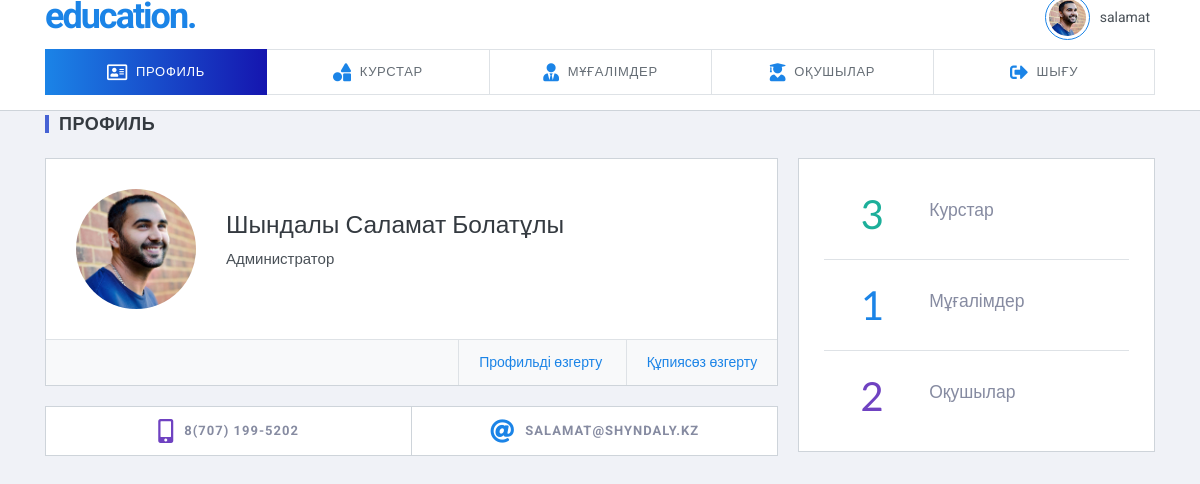
Page /?profile (signed in) on the committed database.
### tables this page shows
CREATE TABLE `db_users` (
  `user_id` int(11) NOT NULL,
  `login` varchar(255) NOT NULL,
  `password` varchar(255) NOT NULL,
  `user_ava` varchar(250) NOT NULL,
  `user_sname` varchar(255) NOT NULL,
  `user_name` varchar(255) NOT NULL,
  `user_mname` varchar(255) NOT NULL,
  `user_phone` varchar(250) NOT NULL,
  `user_email` varchar(250) NOT NULL,
  `user_type` int(1) NOT NULL
);

CREATE TABLE `db_users_type` (
  `user_type` int(11) NOT NULL,
  `type_name` varchar(255) NOT NULL
);

### pages/admin/profile.php (the view, shortened to what this page needs)
<div class="slim-mainpanel" style="margin-top: -21px;">
  <div class="container">
    <div class="slim-pageheader">
      <h6 class="slim-pagetitle"> Профиль </h6>
    </div>
    <div class="row row-sm">
      <div class="col-lg-8">
        <div class="card card-profile">
          <div class="card-body">
            <div class="media">
              <img src="img/users/<?=$user_info['user_ava']?>">
              <div class="media-body">
                <br>
                <h3 class="card-profile-name"> <?=$user_info['user_sname']." ".$user_info['user_name']." ".$user_info['user_mname']?> </h3>
                <p class="card-profile-position"> <?=$user_info['type_name']?> </p>
              </div>
            </div>
          </div>
          <div class="card-footer">
            <div>
              <a href="#edit_profile" class="modal-effect" data-toggle="modal">Профильді өзгерту</a>
              <a href="#change_password" class="modal-effect" data-toggle="modal">Құпиясөз өзгерту</a>
            </div>
          </div>
        </div>
        <ul class="nav nav-activity-profile mg-t-20">
          <li class="nav-item"><a class="nav-link"><i class="icon fas fa-mobile-alt tx-purple"></i> <?=$user_info['user_phone']?> </a></li>
          <li class="nav-item"><a class="nav-link"><i class="icon fas fa-at tx-primary"></i> <?=$user_info['user_email']?> </a></li>
        </ul>
      </div>
      <?php
      $q_col_tutors = mysql_query("SELECT COUNT(login) as col_tutors FROM db_users WHERE user_type = '2' ");
      $r_col_tutors = mysql_fetch_array($q_col_tutors);
      $q_col_students = mysql_query("SELECT COUNT(login) as col_students FROM db_users WHERE user_type = '3' ");
      $r_col_students = mysql_fetch_array($q_col_students);
      $q_col_curses = mysql_query("SELECT COUNT(id_curs) as col_curses FROM db_curses ");
      $r_col_curses = mysql_fetch_array($q_col_curses);
      ?>
      <div class="col-lg-4 mg-t-20 mg-lg-t-0">
        <div class="card card-connection">
          <div class="row row-xs">
            <div class="col-4 tx-teal"><?=$r_col_curses['col_curses']?></div>
            <div class="col-8"> <h5>Курстар</h5> </div>
          </div>
          <hr>
          <div class="row row-xs">
            <div class="col-4 tx-primary"><?=$r_col_tutors['col_tutors']?></div>
            <div class="col-8"> <h5>Мұғалімдер</h5> </div>
          </div>
          <hr>
          <div class="row row-xs">
            <div class="col-4 tx-purple"><?=$r_col_students['col_students']?></div>
            <div class="col-8"> <h5>Оқушылар</h5> </div>
          </div>
        </div>
      </div>
    </div>
  </div>
</div>

### pages/modules/header.php
<div class="slim-header" style="margin-top: -20px;">
  <div class="container">
    <div class="slim-header-left">
      <h2 class="slim-logo"><a href="./">education<span>.</span></a></h2>
    </div>
    <div class="slim-header-right">
      <div class="dropdown dropdown-c">
        <a href="#" class="logged-user" data-toggle="dropdown">
          <img src="img/users/<?=$user_info['user_ava']?>" alt="">
          <span> <?=$_SESSION['login_education']?> </span>
        </a>
      </div>
    </div>
  </div>
</div>

### rows in the picture
db_users: user_ava (picture), user_sname "Шындалы", user_name "Саламат", user_mname "Болатұлы", db_users_type.type_name "Администратор", user_phone "8(707) 199-5202", user_email "SALAMAT@SHYNDALY.KZ"

### other values in the picture
$_SESSION['login_education'] "salamat"
$r_col_curses['col_curses'] "3"
$r_col_tutors['col_tutors'] "1"
$r_col_students['col_students'] "2"
